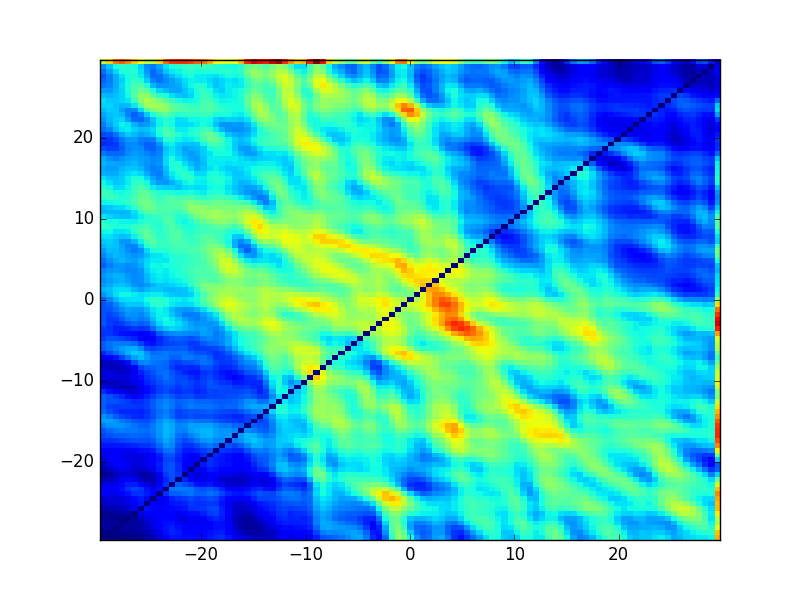

Recreate this plot in Python.
import math
import sys
from planes_geometry import planes_geom as planes
import numpy as np
import matplotlib.pyplot as plt
import itertools

c = 3.e-2 #3e8 / 1e10

class retina :

    def __init__(self, nplanes, pl_dist, npoints = 50, time = False, fast = True) :
        
        self.grid = {}
        self.npts = npoints
        self.fast_retina = fast
        self.usetime = time
        self.timesigma = 4. * 30.
        self.rin = 1.
        self.rout = 30.
        self.zmin = 0.
        self.zmax = (nplanes-1) * pl_dist
        self.step_r = 2*self.rout / self.npts
        self.step_phi = 2*math.pi / self.npts
        
        self.ranges = {
                "r1" : [ self.step_r*(x+0.5) for x in range(0,self.npts)],
                "phi1" : [ self.step_r*(x+0.5) for x in range(0,self.npts)],
                "r2" : [ self.step_phi*(x+0.5) for x in range(0,self.npts)],
                "phi2" : [ self.step_phi*(x+0.5) for x in range(0,self.npts)],
                "x1" : [ self.step_r*(x+0.5) - self.rout for x in range(0,self.npts)],
                "x2" : [ self.step_r*(x+0.5) - self.rout for x in range(0,self.npts)],
                "y1" : [ self.step_r*(x+0.5) - self.rout for x in range(0,self.npts)],
                "y2" : [ self.step_r*(x+0.5) - self.rout for x in range(0,self.npts)]
        }
        
    def get_intersect(self,line,z) :
        
        if ( abs(line[1] - line[0]) < 1.e-6 ) : return None
        if ( abs(line[3] - line[2]) < 1.e-6 ) : return None

        zx0 = -line[0] * ( self.zmax - self.zmin ) / (line[1] - line[0]) + self.zmin
        yx0 = line[2] + ( zx0 - self.zmin) * (line[3] - line[2])
        #if abs(yx0) > 1 :  return None

        factor = ( z - self.zmin) / ( self.zmax - self.zmin )
        x = line[0] + factor * (line[1] - line[0])
        y = line[2] + factor * (line[3] - line[2])
        return [ x, y, math.sqrt( (zx0 - z)**2 + y**2 + x**2) / c ]

	def get_closest_pt(self,p0,p1) :
		
		nstepx0 = round( p0[0] / self.step_r )
		nstepy0 = round( p0[1] / self.step_r )
		nstepx1 = round( p1[0] / self.step_r )
		nstepy1 = round( p1[1] / self.step_r )
		return [nstepx0*self.step_r,nstepx1*self.step_r,nstepy0*self.step_r,nstepy1*self.step_r]

    def analyse_event(self, tracks, noise) :

        all_pts = noise
        for tr in tracks :
            for pl,hit in enumerate(tr["hits"]) :
                if(len(hit)>1) : all_pts[pl].append(hit)

        sigma = 2*self.step_r
        twosigma = 2 * sigma
        twosigmasq = 2 * sigma * sigma
		
		grid = []
		if( self.fast_retina ) :
			for p0 in range(all_pts[5]) :
				for p1 in range(all_pts[-1]) :
					grid.append(self.get_closest_pt(p0,p1))			
		else :
			grid = itertools.product(self.ranges["x1"],self.ranges["x2"],self.ranges["y1"],self.ranges["y2"])
		
        for pt in grid :
            for pl in range(len(all_pts)) :
                for p in all_pts[pl] :
                    
                    intersect = self.get_intersect(pt,p[2])
                    if intersect is None : continue
                    dist = abs(p[0] - intersect[0]) + abs(p[1] - intersect[1]) 
                    if(twosigma > dist) :
                        if pt not in self.grid : self.grid[pt] = 0
                        self.grid[pt] += math.exp(-(dist*dist)/twosigmasq)
                        if self.usetime :
                            self.grid[pt] += math.exp(-((p[3] - intersect[2])**2)/self.timesigma)


    def plot_grid(self,xv,yv) :
        
        fig = plt.gcf()
        x = []
        y = []
        w = []
        for coord,val in self.grid.iteritems() :    
            x.append( coord[2] )
            y.append( coord[3] )
            w.append( val )

        maxgrid = max(self.grid.iterkeys(), key=lambda k: self.grid[k])
        xA,yA,zA = maxgrid[0], maxgrid[2], self.zmin
        xB,yB,zB = maxgrid[1], maxgrid[3], self.zmax
        dx = (xB - xA)
        dy = (yB - yA)
        dz = (zB - zA)
        if(dx == 0) : phi = math.pi / 2.
        else : phi = math.atan ( dy / dx )
        if( phi == 0 ) : alpha = math.atan ( dy / dz / math.sin( phi ) )
        else : alpha = math.atan ( dx / dz / math.cos( phi ) )
        z0 = zA - xA * dz / dx
        print "(x1,x2,y1,y2) = ", maxgrid
        print "z0 = ", z0, " phi = ", phi, " alpha = ", alpha
        
        fig.gca().hist2d(x,y,weights=w,bins=[self.ranges["x1"],self.ranges["x2"]])
        plt.show()
        fig.savefig('retina.png')




